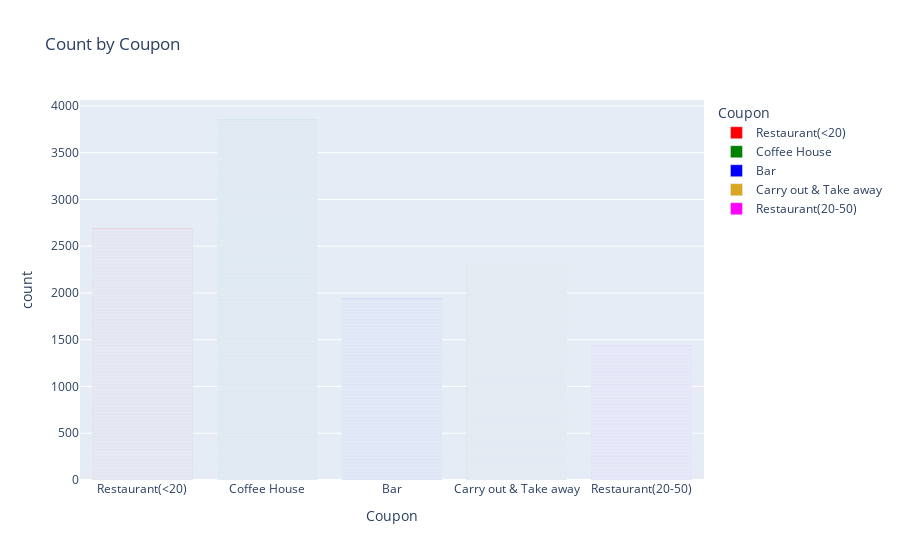

Here is the notebook cell this chart was saved with:
### Markdown cell above
5. Use a bar plot to visualize the `coupon` column.

### Code cell
fig1 = px.bar(data_nanc, x= "coupon", title="Count by Coupon",color="coupon",labels={"coupon":"Coupon"}, 
             color_discrete_sequence=["red", "green", "blue", "goldenrod", "magenta"],)
fig1.show()

### Figure 1 — Plotly figure (JSON) as saved in the notebook; plotly's stock layout.template omitted (floating-point values rounded to 4 significant figures; data arrays with more than 128 entries replaced by an {"elided": "..."} marker saying what was removed)
{"data": [{"alignmentgroup": "True", "hovertemplate": "Coupon=%{x}<br>count=%{y}<extra></extra>", "legendgroup": "Restaurant(<20)", "marker": {"color": "red", "pattern": {"shape": ""}}, "name": "Restaurant(<20)", "offsetgroup": "Restaurant(<20)", "orientation": "v", "showlegend": true, "textposition": "auto", "type": "bar", "x": {"elided": "2686 str values"}, "xaxis": "x", "y": {"elided": "2686 int values"}, "yaxis": "y"}, {"alignmentgroup": "True", "hovertemplate": "Coupon=%{x}<br>count=%{y}<extra></extra>", "legendgroup": "Coffee House", "marker": {"color": "green", "pattern": {"shape": ""}}, "name": "Coffee House", "offsetgroup": "Coffee House", "orientation": "v", "showlegend": true, "textposition": "auto", "type": "bar", "x": {"elided": "3860 str values"}, "xaxis": "x", "y": {"elided": "3860 int values"}, "yaxis": "y"}, {"alignmentgroup": "True", "hovertemplate": "Coupon=%{x}<br>count=%{y}<extra></extra>", "legendgroup": "Bar", "marker": {"color": "blue", "pattern": {"shape": ""}}, "name": "Bar", "offsetgroup": "Bar", "orientation": "v", "showlegend": true, "textposition": "auto", "type": "bar", "x": {"elided": "1940 str values"}, "xaxis": "x", "y": {"elided": "1940 int values"}, "yaxis": "y"}, {"alignmentgroup": "True", "hovertemplate": "Coupon=%{x}<br>count=%{y}<extra></extra>", "legendgroup": "Carry out & Take away", "marker": {"color": "goldenrod", "pattern": {"shape": ""}}, "name": "Carry out & Take away", "offsetgroup": "Carry out & Take away", "orientation": "v", "showlegend": true, "textposition": "auto", "type": "bar", "x": {"elided": "2307 str values"}, "xaxis": "x", "y": {"elided": "2307 int values"}, "yaxis": "y"}, {"alignmentgroup": "True", "hovertemplate": "Coupon=%{x}<br>count=%{y}<extra></extra>", "legendgroup": "Restaurant(20-50)", "marker": {"color": "magenta", "pattern": {"shape": ""}}, "name": "Restaurant(20-50)", "offsetgroup": "Restaurant(20-50)", "orientation": "v", "showlegend": true, "textposition": "auto", "type": "bar", "x": {"elided": "1440 str values"}, "xaxis": "x", "y": {"elided": "1440 int values"}, "yaxis": "y"}], "layout": {"autosize": true, "barmode": "relative", "legend": {"title": {"text": "Coupon"}, "tracegroupgap": 0}, "title": {"text": "Count by Coupon"}, "xaxis": {"anchor": "y", "autorange": true, "categoryarray": ["Restaurant(<20)", "Coffee House", "Bar", "Carry out & Take away", "Restaurant(20-50)"], "categoryorder": "array", "domain": [0, 1], "range": [-0.5, 4.5], "title": {"text": "Coupon"}, "type": "category"}, "yaxis": {"anchor": "x", "autorange": true, "domain": [0, 1], "range": [0, 4063.0], "title": {"text": "count"}, "type": "linear"}}}
